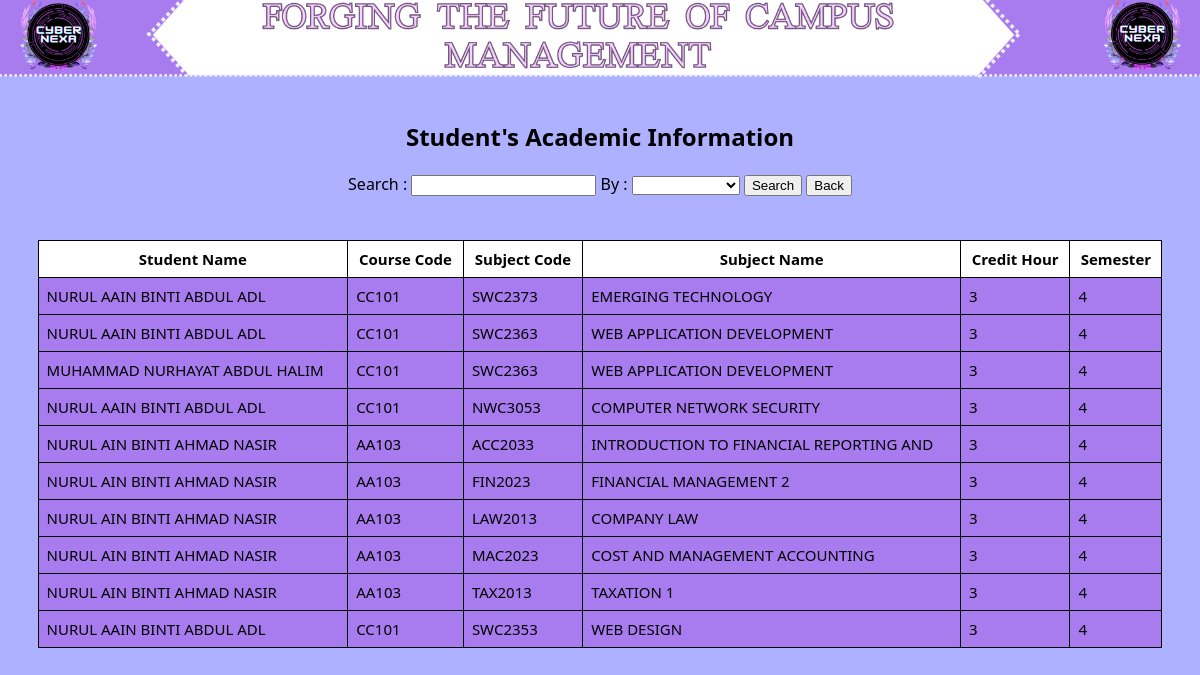
The page /admin_academic.php on the database its author committed.
### tables this page shows
CREATE TABLE `register` (
  `studName` varchar(40) NOT NULL,
  `courseCode` varchar(40) NOT NULL,
  `subjectCode` varchar(40) NOT NULL,
  `subjectName` varchar(40) NOT NULL,
  `creditHour` int(100) NOT NULL,
  `sem` int(100) NOT NULL,
  `grade` varchar(10) NOT NULL,
  `status` varchar(10) NOT NULL
);

### admin_academic.php (the view, shortened to what this page needs)
<?php
require 'db_connection.php';
if ($_SERVER["REQUEST_METHOD"] == "POST") {
    $searchTerm = $_POST["searchTerm"];
    $searchBy = $_POST["searchBy"];
    if (!empty($searchTerm)) {
        $sql = "SELECT * FROM register WHERE $searchBy LIKE '%$searchTerm%'";
    } else {
        $sql = "SELECT * FROM register";
    }
    $result = $conn->query($sql);
    if (!$result) {
        die("Query failed: " . $conn->error);
    }
} else {
    $sql = "SELECT * FROM register";
    $result = $conn->query($sql);
}
?>
<!DOCTYPE html>
<html lang="en">
<head>
</head>
<body background="background.png">
<h2>Student's Academic Information</h2>
<form action="admin_academic.php" method="post">
    <label for="searchTerm">Search :</label>
    <input type="text" name="searchTerm">
    <label for="searchBy">By :</label>
    <select name="searchBy" required>
		<option value="studName"></option>
        <option value="studName">Student Name</option>
    </select>
    <input type="submit" value="Search">
    <button type="button" onclick="window.location.href='admin_main_page.php'">Back</button>
</form><br><br>
<?php
if ($result->num_rows > 0) {
    echo "<table>";
    echo "<tr>
            <th>Student Name</th>
            <th>Course Code</th>
            <th>Subject Code</th>
            <th>Subject Name</th>
            <th>Credit Hour</th>
            <th>Semester</th>
          </tr>";
    while ($row = $result->fetch_assoc()) {
        echo "<tr>
                <td>{$row['studName']}</td>
                <td>{$row['courseCode']}</td>
                <td>{$row['subjectCode']}</td>
                <td>{$row['subjectName']}</td>
                <td>{$row['creditHour']}</td>
                <td>{$row['sem']}</td>
              </tr>";
    }
    echo "</table>";
} else {
    echo "No data found.";
}
?>
</body>
</html>

### admin_academic.php (style rules this page uses)
h2 { text-align: center; }
body { overflow: auto; display: flex; flex-direction: column; align-items: center; justify-content: center; width: auto; background-repeat: no-repeat; background-size: 100%; background-color: #ADB1FF; color: black; font-family: Segoe UI; margin-top: 100px; }
table { width: 95%; border-collapse: collapse; margin-bottom: 20px; margin-left: px; }
th, td { border: 1px solid #000000; padding: 8px; text-align: left; font-size: 15px; background-color: #A87BEF; }
th { background-color: #FFFFFF; text-align: center; }

### rows shown on the page
register: studName "NURUL AAIN BINTI ABDUL ADL", courseCode "CC101", subjectCode "SWC2373", subjectName "EMERGING TECHNOLOGY", creditHour "3", sem "4"
register: studName "NURUL AAIN BINTI ABDUL ADL", courseCode "CC101", subjectCode "SWC2363", subjectName "WEB APPLICATION DEVELOPMENT", creditHour "3", sem "4"
register: studName "MUHAMMAD NURHAYAT ABDUL HALIM", courseCode "CC101", subjectCode "SWC2363", subjectName "WEB APPLICATION DEVELOPMENT", creditHour "3", sem "4"
register: studName "NURUL AAIN BINTI ABDUL ADL", courseCode "CC101", subjectCode "NWC3053", subjectName "COMPUTER NETWORK SECURITY", creditHour "3", sem "4"
register: studName "NURUL AIN BINTI AHMAD NASIR", courseCode "AA103", subjectCode "ACC2033", subjectName "INTRODUCTION TO FINANCIAL REPORTING AND", creditHour "3", sem "4"
register: studName "NURUL AIN BINTI AHMAD NASIR", courseCode "AA103", subjectCode "FIN2023", subjectName "FINANCIAL MANAGEMENT 2", creditHour "3", sem "4"
register: studName "NURUL AIN BINTI AHMAD NASIR", courseCode "AA103", subjectCode "LAW2013", subjectName "COMPANY LAW", creditHour "3", sem "4"
register: studName "NURUL AIN BINTI AHMAD NASIR", courseCode "AA103", subjectCode "MAC2023", subjectName "COST AND MANAGEMENT ACCOUNTING", creditHour "3", sem "4"
register: studName "NURUL AIN BINTI AHMAD NASIR", courseCode "AA103", subjectCode "TAX2013", subjectName "TAXATION 1", creditHour "3", sem "4"
register: studName "NURUL AAIN BINTI ABDUL ADL", courseCode "CC101", subjectCode "SWC2353", subjectName "WEB DESIGN", creditHour "3", sem "4"
